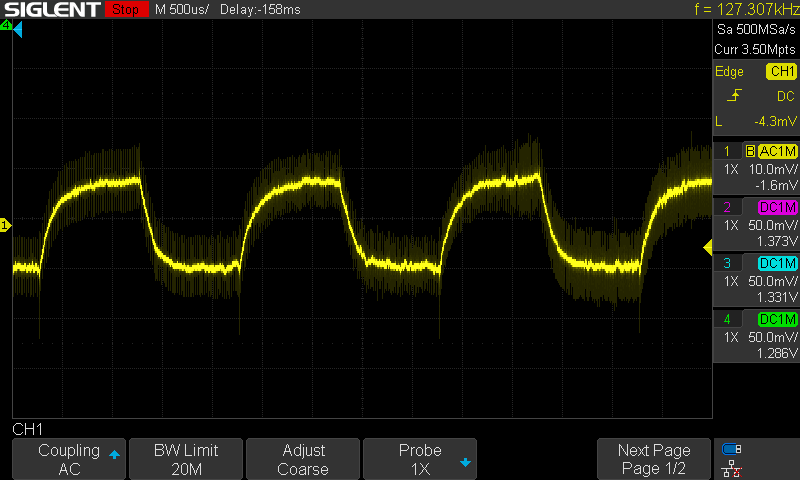
#> input picture dataset/PNG-1acetone/SDS00002.png, 800 x 480 px
$ python dataset_builder.py
#> lines starting #> are read from the running program, lines starting #| are printed output that depends on the picture; after the words box and inside, x2 and y2 are one past the last pixel; in counts of white or black regions, pixels touching at a corner belong together
### src/config.py
import os

BASE_DIR = os.path.dirname(os.path.dirname(os.path.abspath(__file__)))

DATASET_DIR = os.path.join(BASE_DIR, "dataset")
PROCESSED_DIR = os.path.join(BASE_DIR, "processed")
FEATURES_DIR = os.path.join(BASE_DIR, "features")
MODELS_DIR = os.path.join(BASE_DIR, "models")
RESULTS_DIR = os.path.join(BASE_DIR, "results")

CROPPED_DIR = os.path.join(PROCESSED_DIR, "cropped_images")
INVERTED_DIR = os.path.join(PROCESSED_DIR, "inverted_images")
PULSE_IMAGES_DIR = os.path.join(PROCESSED_DIR, "pulse_images")
PULSE_SIGNALS_DIR = os.path.join(PROCESSED_DIR, "pulse_signals")

IMAGE_PREP_DEBUG_DIR = os.path.join(PROCESSED_DIR, "image_prep_debug")

INDEX_CSV = os.path.join(FEATURES_DIR, "image_index.csv")
FEATURES_CSV = os.path.join(FEATURES_DIR, "pulse_features.csv")
PULSE_IMAGE_INDEX_CSV = os.path.join(FEATURES_DIR, "pulse_image_index.csv")


def to_rel(path: str) -> str:
    if not path:
        return path
    try:
        rel = os.path.relpath(os.path.abspath(path), BASE_DIR)
    except ValueError:
        return path
    return rel.replace("\\", "/")


# [6 lines left out: function to_abs, not called in this run]

CLASS_FOLDERS = {
    "PNG-1acetone": "acetone",
    "PNG-1ammonia": "ammonia",
    "PNG-1ethanol": "ethanol",
    "PNG-1RH":      "RH",
}

CLASS_NAMES = ["acetone", "ammonia", "ethanol", "RH"]
NUM_CLASSES = len(CLASS_NAMES)

CROP_TOP = 35
CROP_BOTTOM = 60
CROP_LEFT = 0
CROP_RIGHT = 88

YELLOW_HSV_LOW = (15, 80, 80)
YELLOW_HSV_HIGH = (45, 255, 255)

INVERTED_THRESHOLD = 100

N_PULSES_FALLBACK = 3
PEAK_PROMINENCE_FRAC = 0.25
PEAK_MIN_DISTANCE_FRAC = 0.08
PULSE_HALF_WIDTH_FRAC = 0.12

HYST_LEVEL_PERCENTILES = (10, 90)
HYST_LOW_FRAC = 1 / 3
HYST_HIGH_FRAC = 2 / 3
HYST_MIN_DWELL_FRAC = 0.03
SEGMENT_MIN_WIDTH = 30

QC_MIN_AMPLITUDE = 15
QC_MIN_COVERAGE = 0.50
QC_MIN_WIDTH = 30
QC_MAX_WIDTH = 1200
QC_MAX_NOISE = 1.5

RANDOM_STATE = 42
TEST_SIZE = 0.25


# [15 lines left out: function set_global_seeds, not called in this run]

CNN_IMG_SIZE = (96, 96)

CNN_SIG_LEN = 200
CNN_SIG_SCALE = 64.0

for d in [PROCESSED_DIR, CROPPED_DIR, INVERTED_DIR, PULSE_IMAGES_DIR,
          PULSE_SIGNALS_DIR, FEATURES_DIR, MODELS_DIR, RESULTS_DIR]:
    os.makedirs(d, exist_ok=True)

IMG_SIZES = [(96, 96), (128, 128), (224, 224)]
IMG_PAD_VALUE = 0

### src/data_loader.py
import os
import re
import glob
import pandas as pd

from .config import DATASET_DIR, CLASS_FOLDERS, INDEX_CSV, to_rel


def get_class_from_folder(folder_name: str) -> str | None:
    return CLASS_FOLDERS.get(folder_name)


def extract_file_number(file_path: str) -> int:
    base = os.path.basename(file_path)
    m = re.search(r"\d+", base)
    return int(m.group(0)) if m else 0


# [10 lines left out: function load_image_paths, not called in this run]


def create_image_index(dataset_dir: str = DATASET_DIR,
                       save_csv: bool = True) -> pd.DataFrame:
#> called with dataset_dir = 'dataset', save_csv = True
    rows = []
    for folder, cls in CLASS_FOLDERS.items():
        full = os.path.join(dataset_dir, folder)
        if not os.path.isdir(full):
            continue
        found = set(glob.glob(os.path.join(full, "*.png"))) | \
                set(glob.glob(os.path.join(full, "*.PNG")))
        files = sorted(found)
        for fp in files:
            rows.append({
                "image_path": fp,
                "class": cls,
                "file_number": extract_file_number(fp),
                "source_image": os.path.basename(fp),
                "folder": folder,
            })

    df = pd.DataFrame(rows)

    if save_csv and len(df) > 0:
        os.makedirs(os.path.dirname(INDEX_CSV), exist_ok=True)
        df_to_save = df.copy()
        df_to_save["image_path"] = df_to_save["image_path"].map(to_rel)
        df_to_save.to_csv(INDEX_CSV, index=False)

    return df


# [8 lines left out: function print_dataset_summary, not called in this run]


# [3 lines that do not run on import are left out]

### src/image_preprocessing.py
import cv2
import numpy as np

from .config import (
    CROP_TOP, CROP_BOTTOM, CROP_LEFT, CROP_RIGHT,
    YELLOW_HSV_LOW, YELLOW_HSV_HIGH, INVERTED_THRESHOLD,
)


def read_image(path: str) -> np.ndarray:
#> called with path = 'dataset/PNG-1acetone/SDS00002.png'
    data = np.fromfile(path, dtype=np.uint8)
    img = cv2.imdecode(data, cv2.IMREAD_COLOR)
#> img is the input picture: shape (480, 800, 3); mean B, G, R 12.1, 19.6, 19.5
    if img is None:
        raise IOError(f"Не вдалось прочитати зображення: {path}")
    return img


def crop_oscilloscope_area(img: np.ndarray,
                           top: int = CROP_TOP,
                           bottom: int = CROP_BOTTOM,
                           left: int = CROP_LEFT,
                           right: int = CROP_RIGHT) -> np.ndarray:
#> called with top = 35, bottom = 60, left = 0, right = 88
    h, w = img.shape[:2]
    y1 = max(0, top)
    y2 = max(y1 + 1, h - bottom)
    x1 = max(0, left)
    x2 = max(x1 + 1, w - right)
    return img[y1:y2, x1:x2].copy()
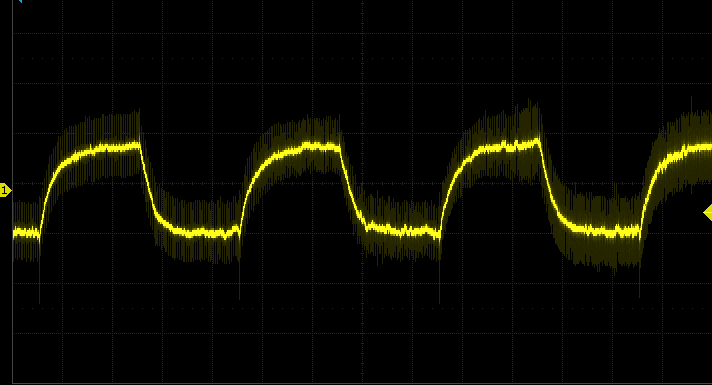
#> returned value: shape (385, 712, 3); mean of channels 0, 1, 2 1.3, 10.5, 10.5; drawn as B, G, R


def invert_image(img: np.ndarray) -> np.ndarray:
    return cv2.bitwise_not(img)


def extract_yellow_mask(img_bgr: np.ndarray) -> np.ndarray:
    hsv = cv2.cvtColor(img_bgr, cv2.COLOR_BGR2HSV)
#> hsv: shape (385, 712, 3); mean H, S, V 4, 33.4, 10.5
    low = np.array(YELLOW_HSV_LOW, dtype=np.uint8)
    high = np.array(YELLOW_HSV_HIGH, dtype=np.uint8)
    mask = cv2.inRange(hsv, low, high)
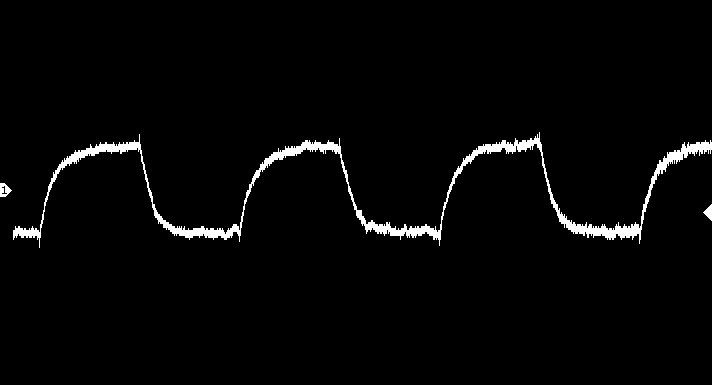
#> mask: shape (385, 712); 2.4% white; 3 white regions, box (x1, y1, x2, y2) and area: (13, 132, 712, 248) 6428, (0, 183, 12, 197) 105, (703, 204, 712, 221) 81
    return mask


# [4 lines left out: function extract_dark_mask_inverted, not called in this run]


def denoise_mask(mask: np.ndarray, kernel_size: int = 3) -> np.ndarray:
#> called with kernel_size = 3
    k = np.ones((kernel_size, kernel_size), np.uint8)
    m = cv2.morphologyEx(mask, cv2.MORPH_OPEN, k, iterations=1)
#> m: shape (385, 712); 2% white; 20 white regions (7 under 20 px), largest, box (x1, y1, x2, y2) and area: (550, 194, 641, 238) 830, (452, 138, 542, 184) 702, (252, 140, 341, 182) 692
#> (the rest of the program and of its run is left out)
